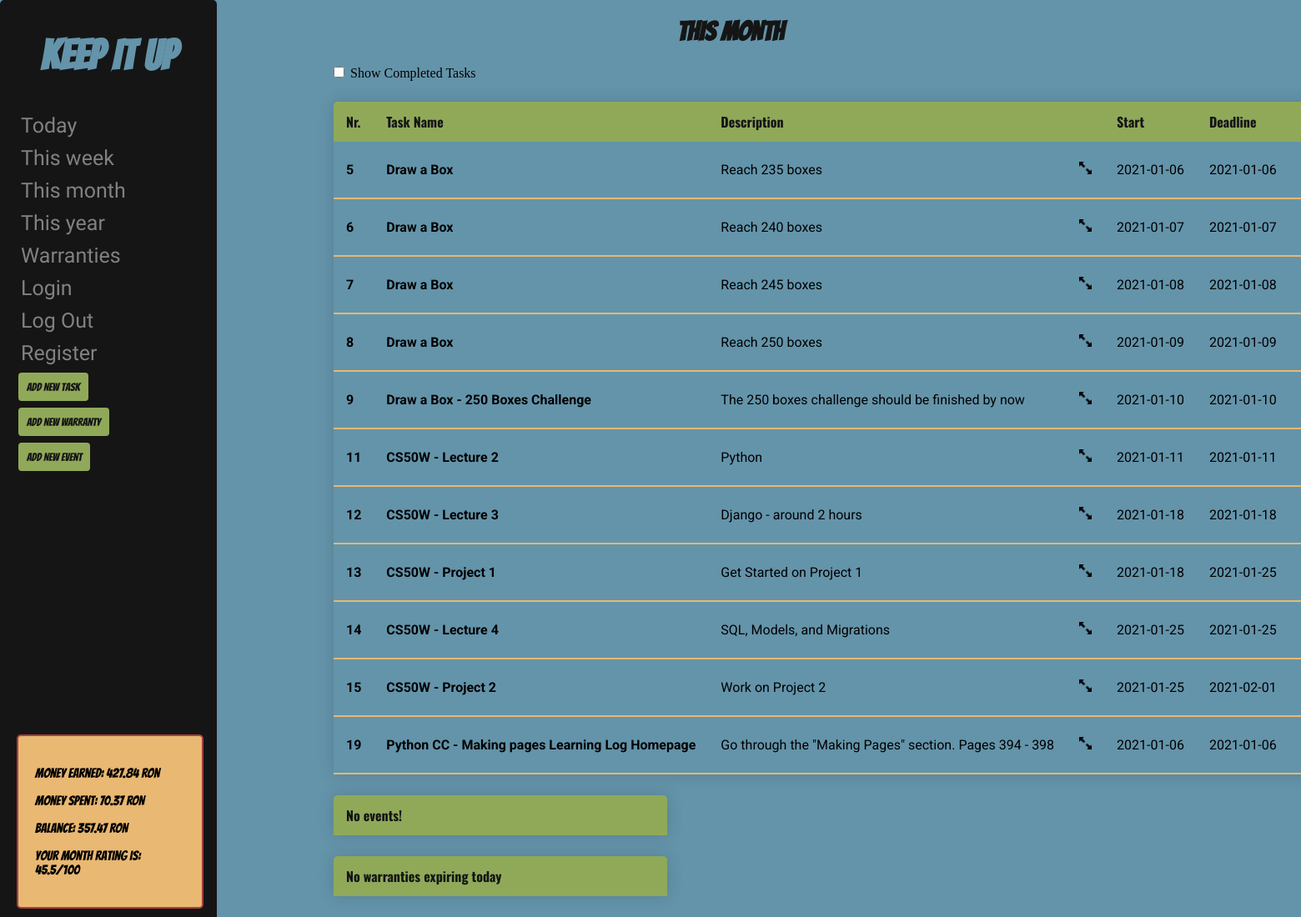
Page /this_month (signed in) on the committed database.
### tables this page shows
CREATE TABLE 'users' ('id' INTEGER PRIMARY KEY AUTOINCREMENT NOT NULL, 'username' TEXT NOT NULL, hash TEXT NOT NULL, currency TEXT NOT NULL);

CREATE TABLE 'tasks' ('id' integer PRIMARY KEY, 'user_id' integer NOT NULL, 'name' text NOT NULL, 'description' text, 'start' date NOT NULL, 'deadline' date NOT NULL, 'completed' boolean NOT NULL);

### application.py (the view)
@app.route("/this_month", methods=["GET", "POST"])
@login_required
def this_month():
    rows = db.execute("SELECT * FROM tasks WHERE user_id=:user_id AND (start >= date('now', 'start of month') AND start <= date('now', 'start of month', '+1 month', '-1 day')) OR (deadline >= date('now', 'start of month') AND deadline <= date('now', 'start of month', '+1 month', '-1 day'));", user_id=session["user_id"])
    warranties = db.execute("SELECT * FROM warranties WHERE user_id=:user_id AND end >= date('now', 'start of month') and end <= date('now', 'start of month', '+1 month', '-1 day');", user_id=session["user_id"])
    user = db.execute("SELECT * FROM users WHERE id=:user_id;", user_id=session["user_id"])
    currency = user[0]['currency']
    events = db.execute("SELECT * FROM events WHERE user_id=:user_id AND date >= date('now', 'start of month') and date <= date('now', 'start of month', '+1 month', '-1 day');", user_id=session['user_id'])
    user_input = db.execute("SELECT sum(earned), sum(spent), avg(rating) FROM daily_input WHERE user_id=:user_id AND date >= date('now', 'start of month') AND date <= date('now', 'start of month', '+1 month', '-1 day');", user_id=session['user_id'])
    if request.method == "POST":
        for i in range(1, len(rows)+1):
            if request.form.get(str(i)):
                task_id = rows[i-1]['id']
                if request.form[str(i)] == 'n':
                    db.execute("UPDATE tasks SET completed=1 WHERE id=:task_id;", task_id=task_id)
                elif request.form[str(i)] == 'y':
                    db.execute("UPDATE tasks SET completed=0 WHERE id=:task_id;", task_id=task_id)
                elif request.form[str(i)] == 'delete':
                    db.execute("DELETE FROM tasks WHERE id=:task_id;", task_id=task_id)
                rows = db.execute("SELECT * FROM tasks WHERE user_id=:user_id AND (start >= date('now', 'start of month') AND start <= date('now', 'start of month', '+1 month', '-1 day')) OR (deadline >= date('now', 'start of month') AND deadline <= date('now', 'start of month', '+1 month', '-1 day'));", user_id=session["user_id"])
                events = db.execute("SELECT * FROM events WHERE user_id=:user_id AND date >= date('now', 'start of month') and date <= date('now', 'start of month', '+1 month', '-1 day');", user_id=session['user_id'])
                return render_template("this_month.html", rows=rows, warranties=warranties, currency=currency, events=events, user_input=user_input)
    else:
        return render_template("this_month.html", rows=rows, warranties=warranties, currency=currency, events=events, user_input=user_input)

### application.py (called while the page is built)
def login_required(f):
    @wraps(f)
    def decorated_function(*args, **kwargs):
        if session.get("user_id") is None:
            return redirect("/login")
        return f(*args, **kwargs)
    return decorated_function

### templates/this_month.html (shortened to what this page needs)
{% extends "layout.html" %}
    {% block title %}
        <h1 id="pagetitle">THIS MONTH</h1>
    {% endblock %}
    {% block user_input %}
    {% if user_input[0]['sum(earned)'] or user_input[0]['sum(spent)'] %}
    <div class="user_rating">
        <p style="display:block;">Money Earned: {{ user_input[0]['sum(earned)']|round(2, 'floor') }} {{ currency }}</p>
        <p style="display:block;">Money Spent: {{ user_input[0]['sum(spent)']|round(2, 'floor') }} {{ currency }}</p>
        <p style="display:block;">Balance: {{ (user_input[0]['sum(earned)'] - user_input[0]['sum(spent)'])|round(2, 'floor') }} {{ currency }}</p>
        <p style="display:block;">Your month rating is: {{ user_input[0]['avg(rating)']|round(2, 'floor') }}/100</p>
    </div>
    {% endif %}
    {% endblock %}
    {% block main %}
    <input style="margin-left:200px;" type="checkbox" id="filter" onClick="filter('row_done');">
    <label for"filter">Show Completed Tasks</label>
    <table class="content-table">
        {% if not rows %}
            <thead>
                <tr>
                    <th>
                        Nothing to do!
                    </th>
                </tr>
            </thead>
        {% else %}
            <thead>
                <tr>
                    <th>Nr.</th>
                    <th>Task Name</th>
                    <th>Description</th>
                    <th></th>
                    <th>Start</th>
                    <th>Deadline</th>
                    <th>Completed</th>
                </tr>
            </thead>
            <tbody>
            {% for row in rows %}
                {% if row['completed'] == 1 %}
                <tr class="row_done" style="display:none;">
                {% else %}
                <tr class="row_not_done" style="display:;">
                {% endif %}
                    <td style="font-weight: bold;">{{ loop.index }}</td>
                    <td style="font-weight: bold;">{{ row['name'] }}</td>
                    <td>{{ row['description'] }}</td>
                    <td><input class="expand" type="image" style="width:15px; height:15px;" src="static/expand.png" onclick="expandForm({{ loop.index }});"></td>
                    <td>{{ row['start'] }}</td>
                    <td>{{ row['deadline'] }}</td>
                    <td>
                    </td>
                </tr>
            {% endfor %}
            </tbody>
        {% endif %}
    </table>
    <table class="content-table">
        {% if not events %}
            <thead>
                <tr>
                    <th>
                        No events!
                    </th>
                </tr>
            </thead>
        {% endif %}
    </table>
    <table class="content-table">
    {% if not warranties %}
        <thead>
            <tr>
                <th>
                    No warranties expiring today
                </th>
            </tr>
        </thead>
    {% endif %}
    </table>
    {% endblock %}

### static/styles.css (style rules this page uses)
body { background-color: #6494aa; margin-left: 200px; }
#pagetitle { font-family: 'Bangers', cursive; color: #151515; font-size: 200%; text-align: center; }
.content-table { border-collapse: collapse; margin: 25px 0; font-size: 1em; font-family: 'Roboto', sans-serif; min-width: 400px; max-width: 60%; margin-left: 200px; border-radius: 5px 5px 0 0; overflow: hidden; box-shadow: 0 0 20px rgba(0, 0, 0, 0.15); }
.content-table thead tr { background-color: #90A959; color: #151515; font-family: 'Oswald', sans-serif; text-align: left; font-weight: bold; }
.content-table th, .content-table td { padding: 12px 15px; }
td { max-width: 500px; overflow: hidden; text-overflow: ellipsis; white-space: nowrap; }
.content-table tbody tr { border-bottom: 2px solid #E9B872; }
::placeholder { color: gray; }
div { border-radius: 5px; background-color: #f2f2f2; padding: 20px; }
.user_rating { border: 2px solid #A63D40; width: 180px; font-family: 'Bangers', cursive; background-color: #E9B872; position: fixed; bottom: 10px; }

### rows in the picture
users: currency "RON"
tasks: name "Draw a Box", description "Reach 235 boxes", start "2021-01-06", deadline "2021-01-06"
tasks: name "Draw a Box", description "Reach 240 boxes", start "2021-01-07", deadline "2021-01-07"
tasks: name "Draw a Box", description "Reach 245 boxes", start "2021-01-08", deadline "2021-01-08"
tasks: name "Draw a Box", description "Reach 250 boxes", start "2021-01-09", deadline "2021-01-09"
tasks: name "Draw a Box - 250 Boxes Challenge", description "The 250 boxes challenge should be finished by now", start "2021-01-10", deadline "2021-01-10"
tasks: name "CS50W - Lecture 2", description "Python", start "2021-01-11", deadline "2021-01-11"
tasks: name "CS50W - Lecture 3", description "Django - around 2 hours", start "2021-01-18", deadline "2021-01-18"
tasks: name "CS50W - Project 1", description "Get Started on Project 1", start "2021-01-18", deadline "2021-01-25"
tasks: name "CS50W - Lecture 4", description "SQL, Models, and Migrations", start "2021-01-25", deadline "2021-01-25"
tasks: name "CS50W - Project 2", description "Work on Project 2", start "2021-01-25", deadline "2021-02-01"
tasks: name "Python CC - Making pages Learning Log Homepage", description "Go through the \"Making Pages\" section. Pages 394 - 398", start "2021-01-06", deadline "2021-01-06"

### other values in the picture
{{ user_input[0]['sum(earned)']|round(2, 'floor') }} "427.84"
{{ user_input[0]['sum(spent)']|round(2, 'floor') }} "70.37"
{{ user_input[0]['avg(rating)']|round(2, 'floor') }} "45.5"
